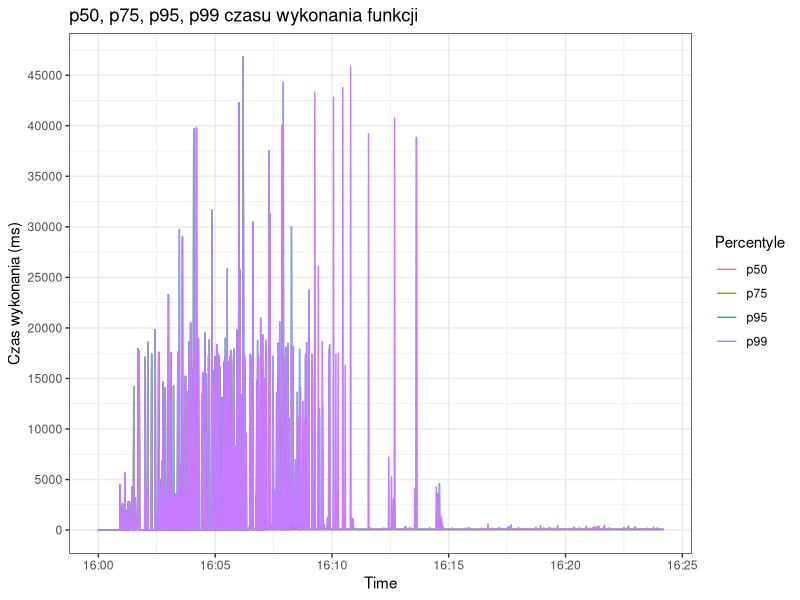

Write the R code that produced this figure.
library("ggplot2")
library("scales")

png(filename="percentiles.png", width=1280, height=1024)

dat = read.csv("percentiles.csv")
dat$time = as.POSIXct(dat$time, format = "%Y-%m-%dT%H:%M:%S")

ggplot(data=dat, aes(time)) +
theme_bw() +
scale_x_datetime(labels = date_format("%H:%M"), breaks = pretty_breaks(n=10)) +
scale_y_continuous(breaks=pretty_breaks(n=10)) +
labs(x = "Time", y = "Czas wykonania (ms)", color = "Percentyle") +
geom_line(aes(y = p50, color = "p50")) +
geom_line(aes(y = p75, color = "p75")) +
geom_line(aes(y = p95, color = "p95")) +
geom_line(aes(y = p99, color = "p99")) +
ggtitle("p50, p75, p95, p99 czasu wykonania funkcji")


